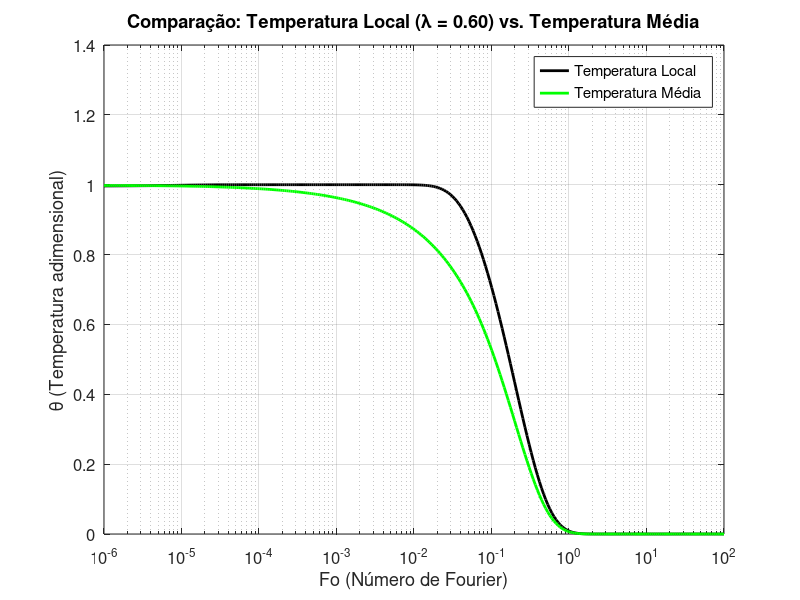

MATLAB code for this plot:
clc; clear; close all;

% --- Parâmetros fixos ---
Bi = 1.67;
lambda = 0.6;                        % Posição fixa para temperatura local
Fo_vals = logspace(-6, 2, 300);      % Escala log no tempo
N = 100;                             % Número de termos

% --- Função transcendental para autovalores ---
f = @(mu) mu .* cot(mu) + Bi;

% --- Encontrar os autovalores mu ---
mu = zeros(1, N);
for i = 1:N
    a = (i - 1) * pi + 0.001;
    b = i * pi - 0.001;
    mu(i) = fzero(f, [a, b]);
end

% --- Calcular os coeficientes Ai para temperatura média ---
Ai = zeros(1, N);
for i = 1:N
    num = 2 * (mu(i)^2 + Bi^2) * (1 - cos(mu(i)));
    den = (mu(i)^2 + Bi^2 + Bi) * mu(i);
    Ai(i) = num / den;
end

% --- Calcular temperatura média θ_m(Fo) ---
TempMedia = zeros(1, length(Fo_vals));
for i = 1:N
    TempMedia = TempMedia + ...
        2 * (mu(i)^2 + Bi^2) * (1 - cos(mu(i)))^2 .* exp(-mu(i)^2 * Fo_vals) ...
        / ((mu(i)^2 + Bi^2 + Bi) * mu(i)^2);
end

% --- Calcular temperatura local θ(λ, Fo) ---
Ai_local = Ai;  % Pode reaproveitar Ai
TempLocal = zeros(1, length(Fo_vals));
for i = 1:N
    TempLocal = TempLocal + ...
        Ai_local(i) * sin(mu(i) * lambda) .* exp(-mu(i)^2 * Fo_vals);
end

% --- Plotar as curvas ---
figure;
semilogx(Fo_vals, TempLocal, 'k-', 'LineWidth', 2); hold on;
semilogx(Fo_vals, TempMedia, 'g-', 'LineWidth', 2);
xlabel('Fo (Número de Fourier)', 'FontSize', 12);
ylabel('\theta (Temperatura adimensional)', 'FontSize', 12);
title(sprintf('Comparação: Temperatura Local (λ = %.2f) vs. Temperatura Média', lambda), 'FontSize', 14);
legend({'Temperatura Local', 'Temperatura Média'}, 'Location', 'best');
grid on;
set(gca, 'FontSize', 12);
